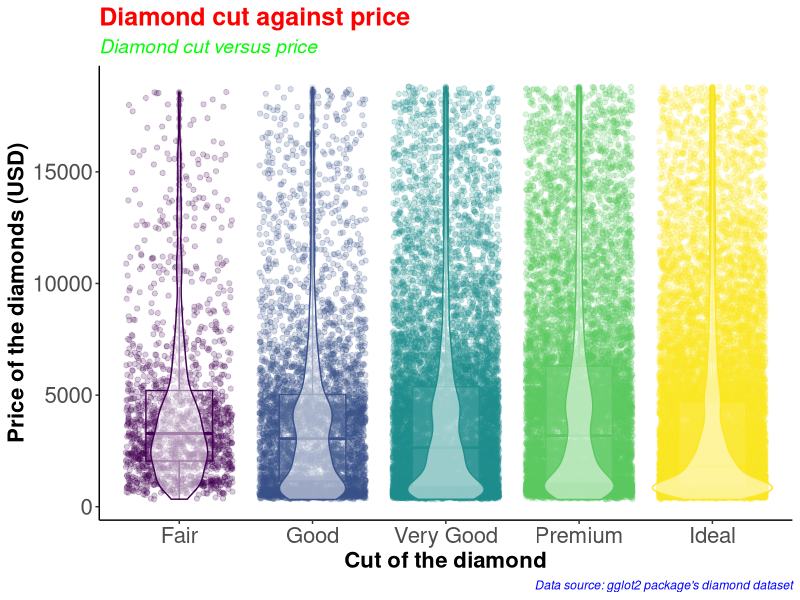
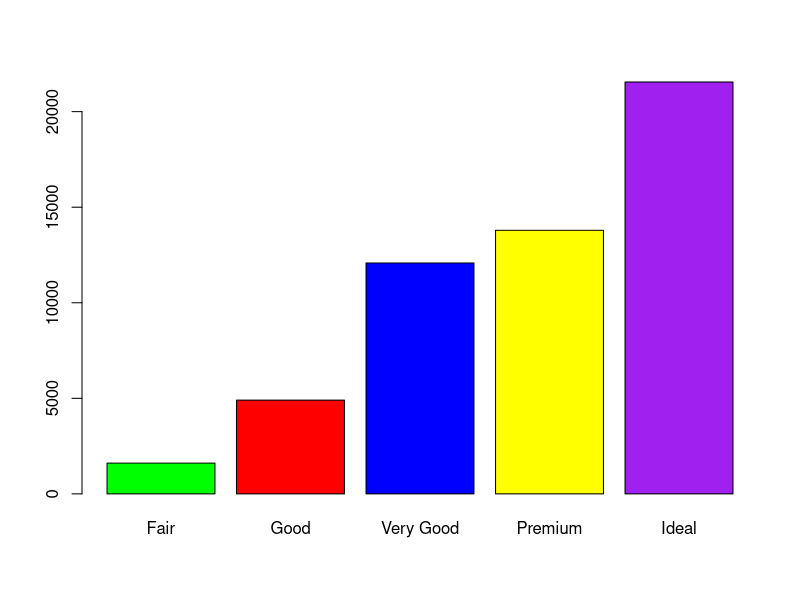
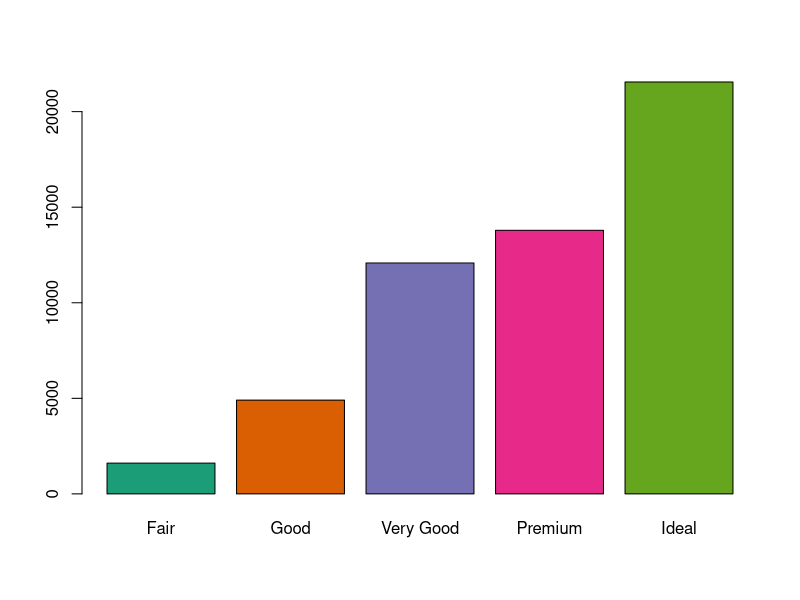
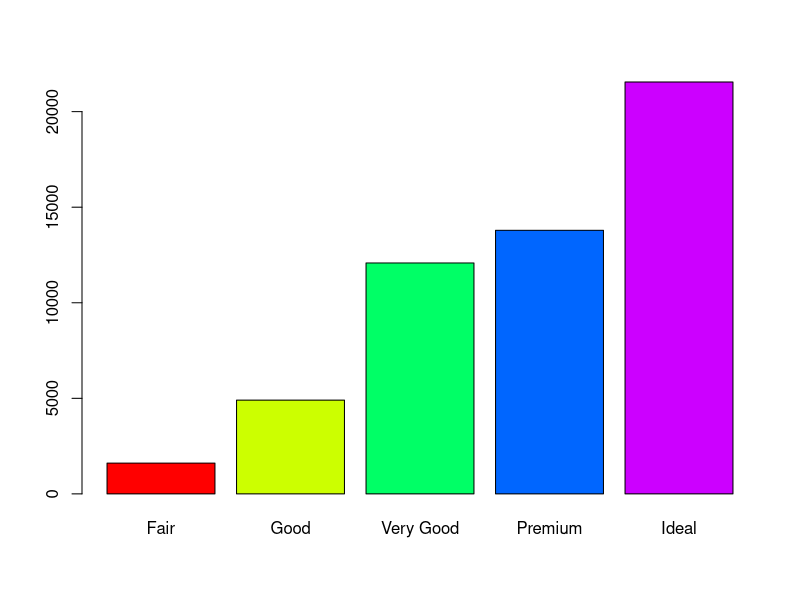
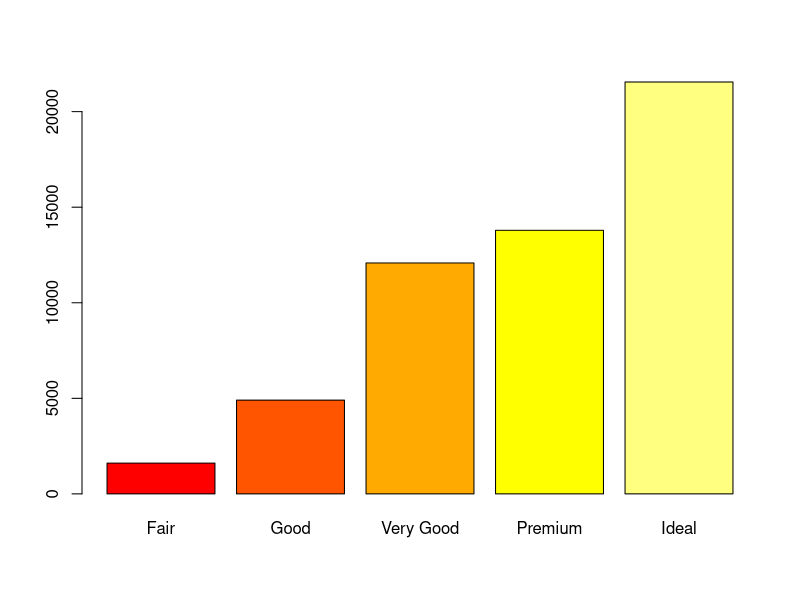

Write the R code that produced these figures, in order.
#########################################
# Name: Wyclife Agumba Oluoch           #   
# E-mail: wyclifeoluoch@gmail.com       #
# GitHub: https://github.com/Wycology   #
# Task: Boxplot and violin plots in one #
# Date: 4th Jan 2020                    #
# Last edited: 19th Jan 2020            #
#########################################

# Loading the necessary libraries
library(tidyverse)
library(RColorBrewer)

diamonds_df <- diamonds

diamonds_df %>% 
  ggplot(aes(x = cut, y = price, color = cut)) +
  geom_point(position = "jitter", alpha = 0.2) +
  geom_boxplot(alpha = 0.1, width = 0.5) +
  geom_violin(alpha = 0.5) +
  theme_classic() +
  theme(legend.position = "none") +
  labs(x = "Cut of the diamond",
       y = "Price of the diamonds (USD)",
       title = "Diamond cut against price",
       subtitle = "Diamond cut versus price",
       caption = "Data source: gglot2 package's diamond dataset") +
  theme(axis.text=element_text(size=16),
        axis.title=element_text(size=16,face="bold")) +
  theme(plot.title = element_text(color = 'red', size = 18, face = 'bold'),
        plot.subtitle = element_text(color = 'green', size = 14, face = 'italic'),
        plot.caption = element_text(color = 'blue', face = 'italic'))

diamonds %>% 
  filter(cut == 'Very Good') %>% 
  nrow()

diamonds %>% 
  select(cut) %>% 
  table() %>% 
  barplot(col = c('green', 'red', 'blue', 'yellow', 'purple'))

# Instead of specifying the colors, we can simply use the color brewer panel 

diamonds %>% 
  select(cut) %>% 
  table() %>% 
  barplot(col = brewer.pal(n = 5, name = "Dark2"))

# Can also use rainbow colors

diamonds %>% 
  select(cut) %>% 
  table() %>% 
  barplot(col = rainbow(5))

# Can also use heat.colors
diamonds %>% 
  select(cut) %>% 
  table() %>% 
  barplot(col = heat.colors(5))
